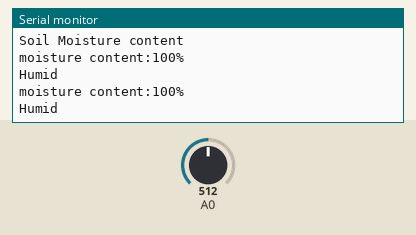
Simulated run of this sketch. Board: Arduino Uno, built with avr-gcc and run on an emulated ATmega328P. Parts: the last lines printed to the serial monitor. The inputs (shaded band) are chosen by the test bench; at power-on: A0 = 512.

Above: at 1.8 s.
1.9 s: A0 set to 610
At 2.8 s:
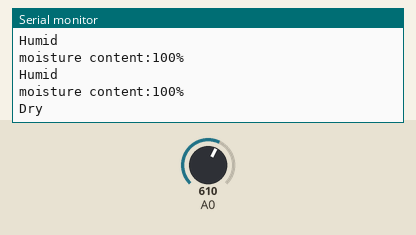
4.5 s: A0 set to 600
At 5.7 s:
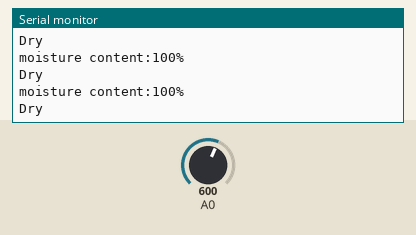
6.0 s: A0 set to 360
At 7.8 s:
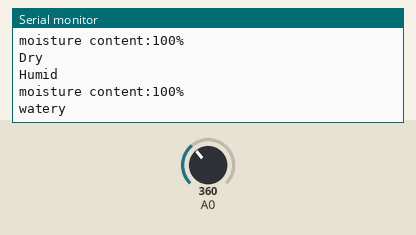
9.5 s: A0 set to 382
At 10.7 s:
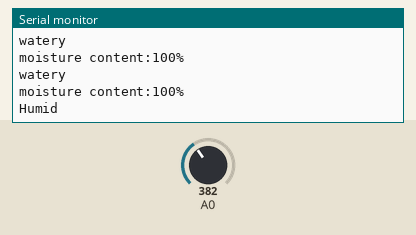

Measured:
- the behaviour switches between 369 and 370 on A0 (found by bisection; images 3 and 4)
- after the input at 1.9 s, the serial monitor: prints a new line after 0.13 s (image 1)
- after the input at 6.0 s, the serial monitor: prints a new line after 1.0 s (image 3)
- after the input at 9.5 s, the serial monitor: prints a new line after 0.53 s (image 4)

The sketch:

6.moisture.ino
```cpp
int moisture;
int sensorvalue;

void setup(){
  pinMode(A0,INPUT);
  Serial.begin(9600);
  Serial.println("Soil Moisture content");
}

void loop(){
  sensorvalue = analogRead(A0);
  moisture = (100-((sensorvalue/1023)*100));
  Serial.print("moisture content:");
  Serial.print(moisture);
  Serial.println("%");
  if (sensorvalue >= 1000){
    Serial.println("sensor not in soil");
    delay(1000);
  }
  if (sensorvalue <= 1000 && sensorvalue >= 600){
    Serial.println("Dry");
    delay(1000);
  }
  if (sensorvalue <= 600 && sensorvalue >= 370){
    Serial.println("Humid");
    delay(1000);
  }
  if (sensorvalue < 370){
    Serial.println("watery");
    delay(1000);
  }
}
```
